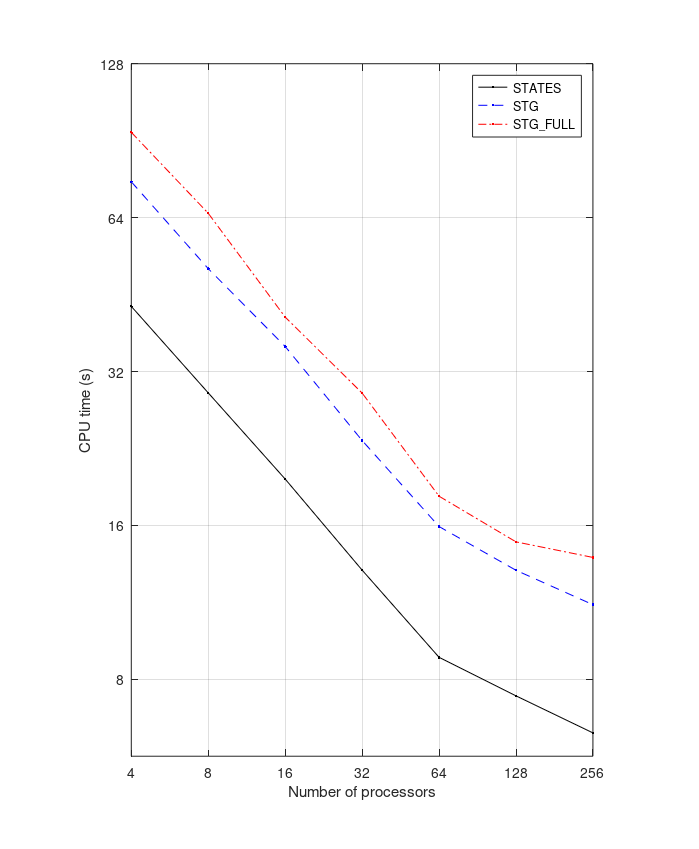

The MATLAB script that drew this image:
t=[[ 4   460.31  1414.53  2208.14];
   [ 8   211.20   646.59  1064.94];
   [16    97.16   320.78   417.95];
   [32    42.78   137.51   210.84];
   [64    19.50    63.34    83.24];
   [128   13.78    42.71    55.17];
   [256    9.87    31.33    47.95]];

tm = min(min(t(:,2:4)));
tM = max(max(t(:,2:4)));
tm = floor(log2(tm));
tM = ceil(log2(tM));

tl = [tm:tM];
for i = 1:length(tl)
  tl(i) = 2^tl(i);
end

hf = figure;
set(hf,'Position',[500 250 700 850]);
set(hf,'PaperPositionMode','auto');

hp = plot(log2(t(:,1)),log2(t(:,2)),'k');
set(hp,'Marker','.');
hold on
hp = plot(log2(t(:,1)),log2(t(:,3)),'b--');
set(hp,'Marker','.');
hp = plot(log2(t(:,1)),log2(t(:,4)),'r-.');
set(hp,'Marker','.');
axis equal
axis tight
hh = gca;
set(hh,'XLim',[2 8]);
set(hh,'YLim',[tm tM]);
set(hh,'XTickLabel',[4;8;16;32;64;128;256]);
set(hh,'YTickLabel',tl);
xlabel('Number of processors');
ylabel('CPU time (s)');
grid on
box on
legend('STATES','STG','STG\_FULL');




